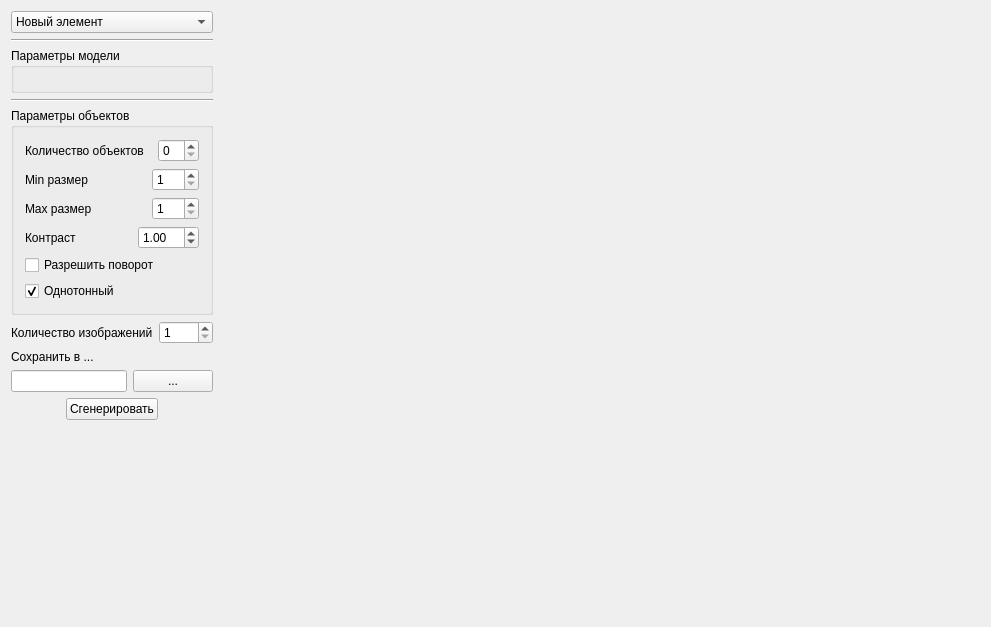
<?xml version="1.0" encoding="UTF-8"?>
<ui version="4.0">
 <class>ImageGeneratorClass</class>
 <widget class="QWidget" name="ImageGeneratorClass">
  <property name="geometry">
   <rect>
    <x>0</x>
    <y>0</y>
    <width>991</width>
    <height>627</height>
   </rect>
  </property>
  <property name="windowTitle">
   <string>ImageGenerator</string>
  </property>
  <layout class="QHBoxLayout" name="horizontalLayout_7" stretch="0,1">
   <item>
    <layout class="QVBoxLayout" name="verticalLayout_4">
     <item>
      <layout class="QVBoxLayout" name="verticalLayout_3">
       <item>
        <widget class="QComboBox" name="cb_models">
         <property name="currentIndex">
          <number>1</number>
         </property>
         <item>
          <property name="text">
           <string>Модель Гаусса</string>
          </property>
         </item>
         <item>
          <property name="text">
           <string>Новый элемент</string>
          </property>
         </item>
        </widget>
       </item>
       <item>
        <widget class="Line" name="line">
         <property name="orientation">
          <enum>Qt::Horizontal</enum>
         </property>
        </widget>
       </item>
       <item>
        <widget class="QGroupBox" name="grBox_model">
         <property name="title">
          <string>Параметры модели</string>
         </property>
         <layout class="QVBoxLayout" name="verticalLayout_5">
          <item>
           <layout class="QVBoxLayout" name="vertLayout_modelGrBox"/>
          </item>
         </layout>
        </widget>
       </item>
       <item>
        <widget class="Line" name="line_2">
         <property name="orientation">
          <enum>Qt::Horizontal</enum>
         </property>
        </widget>
       </item>
       <item>
        <widget class="QGroupBox" name="grBox_objects">
         <property name="title">
          <string>Параметры объектов</string>
         </property>
         <layout class="QVBoxLayout" name="verticalLayout_2">
          <item>
           <layout class="QHBoxLayout" name="horizontalLayout_2" stretch="1,0">
            <item>
             <widget class="QLabel" name="label">
              <property name="text">
               <string>Количество объектов</string>
              </property>
             </widget>
            </item>
            <item>
             <widget class="QSpinBox" name="spinBox_quantityObjects"/>
            </item>
           </layout>
          </item>
          <item>
           <layout class="QHBoxLayout" name="horizontalLayout_3" stretch="1,0">
            <item>
             <widget class="QLabel" name="label_2">
              <property name="text">
               <string>Min размер</string>
              </property>
             </widget>
            </item>
            <item>
             <widget class="QSpinBox" name="spinBox_minSizeObject">
              <property name="minimum">
               <number>1</number>
              </property>
              <property name="maximum">
               <number>999</number>
              </property>
             </widget>
            </item>
           </layout>
          </item>
          <item>
           <layout class="QHBoxLayout" name="horizontalLayout_4" stretch="1,0">
            <item>
             <widget class="QLabel" name="label_3">
              <property name="text">
               <string>Max размер</string>
              </property>
             </widget>
            </item>
            <item>
             <widget class="QSpinBox" name="spinBox_maxSizeObject">
              <property name="minimum">
               <number>1</number>
              </property>
              <property name="maximum">
               <number>999</number>
              </property>
             </widget>
            </item>
           </layout>
          </item>
          <item>
           <layout class="QHBoxLayout" name="horizontalLayout_5" stretch="1,0">
            <item>
             <widget class="QLabel" name="label_4">
              <property name="text">
               <string>Контраст</string>
              </property>
             </widget>
            </item>
            <item>
             <widget class="QDoubleSpinBox" name="spinBox_contrast">
              <property name="decimals">
               <number>2</number>
              </property>
              <property name="minimum">
               <double>-99.989999999999995</double>
              </property>
              <property name="singleStep">
               <double>0.100000000000000</double>
              </property>
              <property name="value">
               <double>1.000000000000000</double>
              </property>
             </widget>
            </item>
           </layout>
          </item>
          <item>
           <widget class="QCheckBox" name="chBox_rotateObject">
            <property name="text">
             <string>Разрешить поворот</string>
            </property>
           </widget>
          </item>
          <item>
           <widget class="QCheckBox" name="chBox_monochromeObject">
            <property name="text">
             <string>Однотонный</string>
            </property>
            <property name="checked">
             <bool>true</bool>
            </property>
            <property name="tristate">
             <bool>false</bool>
            </property>
           </widget>
          </item>
         </layout>
        </widget>
       </item>
       <item>
        <layout class="QHBoxLayout" name="horizontalLayout_9" stretch="1,0">
         <item>
          <widget class="QLabel" name="label_7">
           <property name="text">
            <string>Количество изображений</string>
           </property>
          </widget>
         </item>
         <item>
          <widget class="QSpinBox" name="spBox_quantityImage">
           <property name="minimum">
            <number>1</number>
           </property>
           <property name="maximum">
            <number>9999</number>
           </property>
          </widget>
         </item>
        </layout>
       </item>
       <item>
        <layout class="QVBoxLayout" name="verticalLayout">
         <item>
          <widget class="QLabel" name="label_5">
           <property name="text">
            <string>Сохранить в ...</string>
           </property>
          </widget>
         </item>
         <item>
          <layout class="QHBoxLayout" name="horizontalLayout">
           <item>
            <widget class="QLineEdit" name="le_saveWere"/>
           </item>
           <item>
            <widget class="QPushButton" name="pb_saveFileDialog">
             <property name="text">
              <string>...</string>
             </property>
            </widget>
           </item>
          </layout>
         </item>
        </layout>
       </item>
       <item>
        <layout class="QHBoxLayout" name="horizontalLayout_6">
         <item>
          <spacer name="horizontalSpacer">
           <property name="orientation">
            <enum>Qt::Horizontal</enum>
           </property>
           <property name="sizeHint" stdset="0">
            <size>
             <width>40</width>
             <height>20</height>
            </size>
           </property>
          </spacer>
         </item>
         <item>
          <widget class="QPushButton" name="pb_generate">
           <property name="text">
            <string>Сгенерировать</string>
           </property>
          </widget>
         </item>
         <item>
          <spacer name="horizontalSpacer_2">
           <property name="orientation">
            <enum>Qt::Horizontal</enum>
           </property>
           <property name="sizeHint" stdset="0">
            <size>
             <width>40</width>
             <height>20</height>
            </size>
           </property>
          </spacer>
         </item>
        </layout>
       </item>
      </layout>
     </item>
     <item>
      <spacer name="verticalSpacer">
       <property name="orientation">
        <enum>Qt::Vertical</enum>
       </property>
       <property name="sizeHint" stdset="0">
        <size>
         <width>20</width>
         <height>40</height>
        </size>
       </property>
      </spacer>
     </item>
    </layout>
   </item>
   <item>
    <widget class="QLabel" name="label_firstImage">
     <property name="text">
      <string/>
     </property>
    </widget>
   </item>
  </layout>
 </widget>
 <layoutdefault spacing="6" margin="11"/>
 <resources>
  <include location="ImageGenerator.qrc"/>
 </resources>
 <connections/>
</ui>
